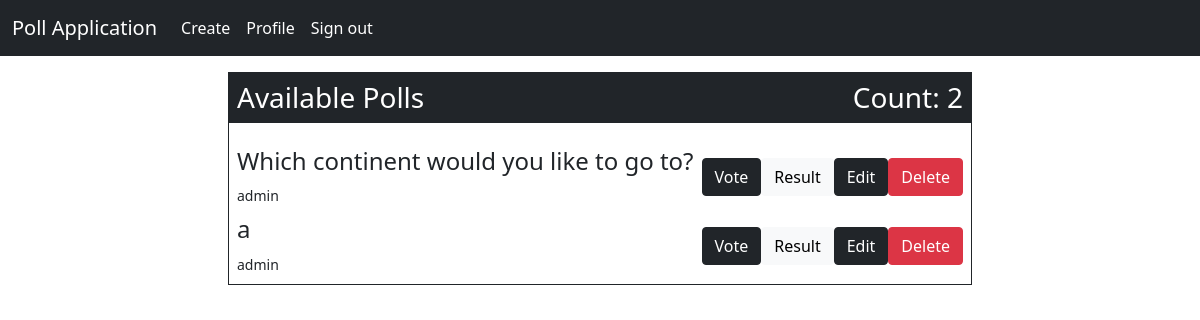
The app's page /home/ (signed in), older data.
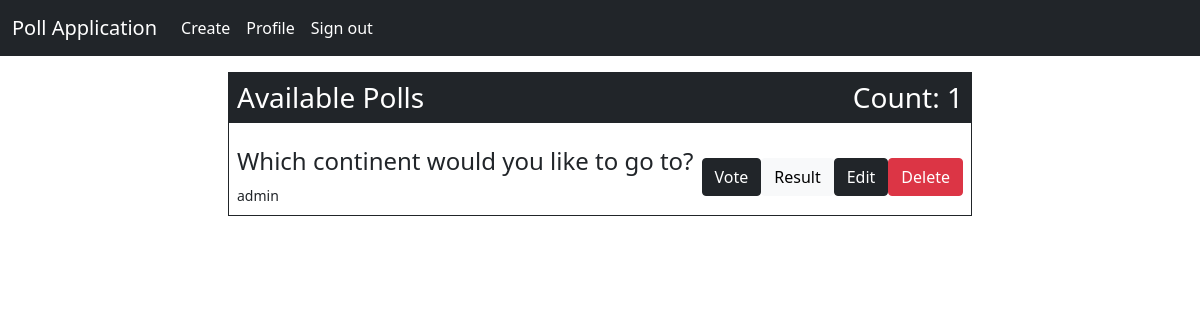
The same page, newer data.
### base/models.py (models this page shows, shortened)
class Poll(models.Model):
    poll_uuid = models.UUIDField(default=uuid.uuid4)
    poll_img = models.ImageField(blank=True, null=True, upload_to='vote_img')
    question = models.TextField(max_length=65)
    question_slug = models.SlugField(default=None)
    question_one = models.CharField(max_length=30)
    question_two = models.CharField(max_length=30)
    question_three = models.CharField(max_length=30)
    question_one_count = models.IntegerField(default=0)
    question_two_count = models.IntegerField(default=0)
    question_three_count = models.IntegerField(default=0)
    date_created = models.DateField(default=datetime.now, blank=True, null=True)

### base/views.py (the view)
# urls.py: path('', views.home, name='home'),
@login_required
def home(request):
    poll_list = Poll.objects.all()
    user_profile = Profile.objects.all()
    print(user_profile)
    total_polls = poll_list.count()
    context = {'poll_list': poll_list, 'total_polls': total_polls}
    return render(request, 'base/home.html', context)

### base/templates/base/home.html (shortened to what this page needs)
{% extends 'main.html' %}
{% block content %}
<div class="col-lg-8 col-md-10 col-12">
    <div class="border border-dark">
    <h3 class="bg-dark text-white p-2 text-capitalize">Available polls
        <div class="float-end">count: {{ total_polls }}</div>
    </h3>
      <div class="p-2">
            {% for data in poll_list %}
            <div class="d-flex justify-content-between mt-2">
                <div class="w-75">
                    <h4>{{ data.question }}</h4>
                    <small>{{ request.user }}</small>
                </div>
                <div class="button-div d-flex align-items-center">
                    <a href="{% url 'vote' data.question_slug data.poll_uuid %}" class="btn btn-dark">Vote</a>
                    <a href="{% url 'result' data.question_slug data.poll_uuid %}" class="btn btn-light">Result</a>
                    <a href="{% url 'edit' data.question_slug data.poll_uuid %}" class="btn btn-dark">Edit</a>
                    <a href="{% url 'delete' data.question_slug data.poll_uuid %}" class="btn btn-danger">Delete</a>
                </div>
            </div>
        {% endfor %}
        </div>
    </div>
</div>
{% endblock content %}

### templates/main.html (shortened to what this page needs)
{% load static %}
<!DOCTYPE html>
<html lang="en">
<head>
    <link rel="stylesheet" href="{% static 'base/bootstrap/css/bootstrap.css' %}">
    <link rel="stylesheet" href="{% static 'base/main.css' %}">
</head>
<body>
    <nav class="navbar navbar-expand-lg navbar-dark bg-dark mb-3">
        <div class="container-fluid">
          {% if request.user.is_authenticated %}
            <a class="navbar-brand" href="{% url 'home' %}">Poll Application</a>
          {% else %}
            <a class="navbar-brand">Poll Application</a>
          {% endif %}
          <div class="collapse navbar-collapse" id="navbarNav">
            <ul class="navbar-nav">
              {% if request.user.is_authenticated %}
                <li class="nav-item">
                  <a class="nav-link text-white" href="{% url 'create' %}">Create</a>
                </li>
                <li class="nav-item">
                  <a class="nav-link text-white" href="{% url 'profile' %}">Profile</a>
                </li>
                <li class="nav-item">
                  <a class="nav-link text-white" href="{% url 'sign-out' %}">Sign out</a>
                </li>
              {% endif %}
            </ul>
          </div>
        </div>
      </nav>
    <div class="container-sm d-flex justify-content-center">
      {% block content %}
      {% endblock content %}
    </div>
</body>
</html>

Row changes from the older to the newer data that the page shows:
removed Poll: question "a", {{ request.user }} "admin"
Text that changed along with them:
{{ total_polls }}: "2" → "1"
